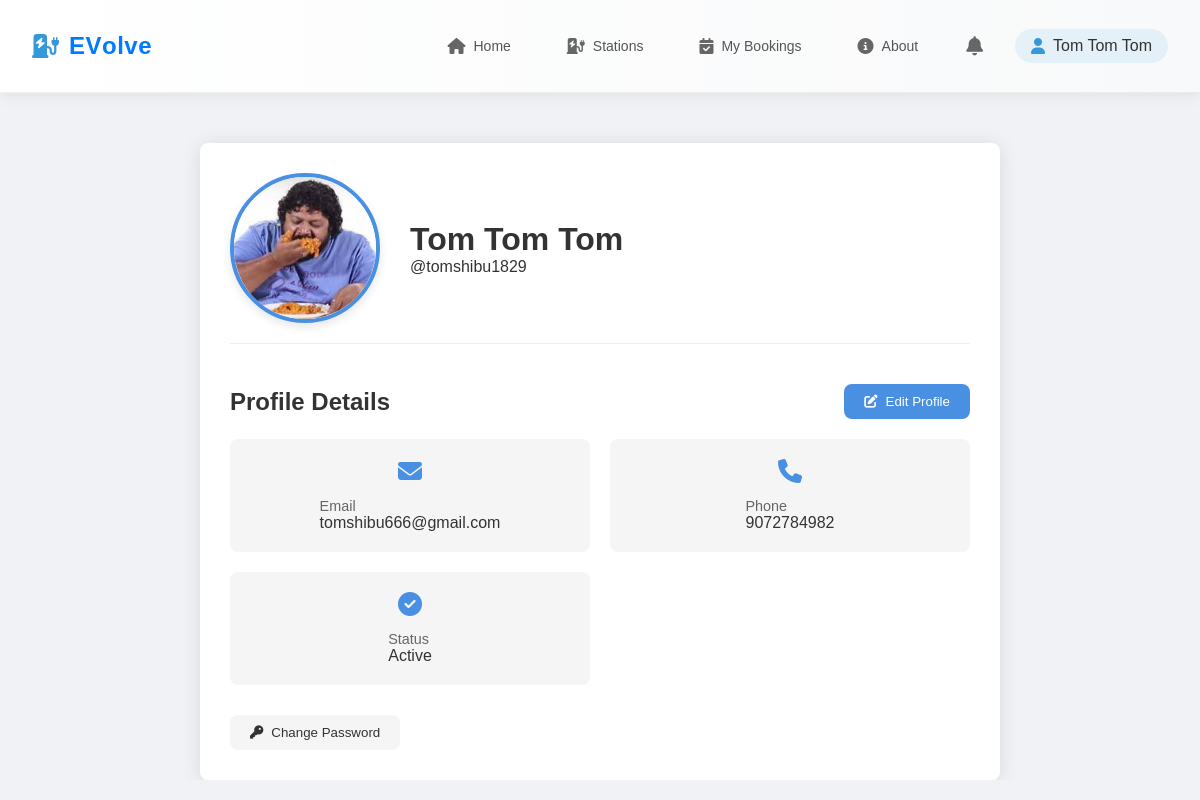
Screenshot of /profile.php (signed in) with the database file from the repository.
### tables this page shows
CREATE TABLE `tbl_users` (
  `user_id` int(11) NOT NULL,
  `email` varchar(255) NOT NULL,
  `passwordhash` varchar(255) NOT NULL,
  `name` varchar(100) NOT NULL,
  `username` varchar(100) NOT NULL,
  `phone_number` varchar(20) DEFAULT NULL,
  `profile_picture` varchar(255) DEFAULT NULL,
  `is_admin` tinyint(1) DEFAULT 0,
  `created_at` timestamp NOT NULL DEFAULT current_timestamp(),
  `status` enum('pending','active','inactive') DEFAULT 'pending',
  `updated_at` timestamp NOT NULL DEFAULT current_timestamp() ON UPDATE current_timestamp(),
  `verification_token` varchar(64) DEFAULT NULL,
  `token_expiry` datetime DEFAULT NULL,
  `otp` varchar(6) DEFAULT NULL,
  `otp_expiration` datetime DEFAULT NULL,
  `is_verified` tinyint(1) DEFAULT 0
);

### profile.php (the view, shortened to what this page needs)
<?php
$servername = "localhost";
$username = "root";
$password = "";
$dbname = "evolve1";
$conn = new mysqli($servername, $username, $password, $dbname);
$sql = "SELECT * FROM tbl_users WHERE user_id = ?";
$stmt = $conn->prepare($sql);
$stmt->bind_param("i", $_SESSION['user_id']);
$stmt->execute();
$result = $stmt->get_result();
$userData = $result->fetch_assoc();
?>
<!DOCTYPE html>
<html lang="en">
<head>
    <link rel="stylesheet" href="https://cdnjs.cloudflare.com/ajax/libs/font-awesome/6.4.0/css/all.min.css">
    <link rel="stylesheet" href="main.css">
    <link rel="stylesheet" href="header.css">
    <link rel="stylesheet" href="booking-styles.css">
</head>
<body>
<?php include 'header.php'; ?>
<div class="profile-container">
    <div class="profile-section">
        <div class="profile-header">
            <div class="profile-photo">
                <img src="<?php echo htmlspecialchars($userData['profile_picture'] ?? 'placeholder.jpg'); ?>"
                     alt="Profile Photo" id="profileImage">
            </div>
            <div class="profile-info">
                <h1 class="profile-name"><?php echo htmlspecialchars($userData['name']); ?></h1>
                <p class="profile-username">@<?php echo htmlspecialchars($userData['username']); ?></p>
            </div>
        </div>
    </div>
    <div class="profile-section">
        <div class="section-header">
            <h2 class="section-title">Profile Details</h2>
            <form method="POST" action="editprofile.php">
                <button type="submit" class="action-button primary-button">
                    <i class="fas fa-edit"></i> Edit Profile
                </button>
            </form>
        </div>
        <div class="details-grid">
            <div class="detail-item">
                <i class="fas fa-envelope"></i>
                <div class="detail-content">
                    <span class="detail-label">Email</span>
                    <span class="detail-value"><?php echo htmlspecialchars($userData['email']); ?></span>
                </div>
            </div>
            <div class="detail-item">
                <i class="fas fa-phone"></i>
                <div class="detail-content">
                    <span class="detail-label">Phone</span>
                    <span class="detail-value"><?php echo htmlspecialchars($userData['phone_number'] ?? 'Not provided'); ?></span>
                </div>
            </div>
            <div class="detail-item">
                <i class="fas fa-circle-check"></i>
                <div class="detail-content">
                    <span class="detail-label">Status</span>
                    <span class="detail-value"><?php echo htmlspecialchars(ucfirst($userData['status'])); ?></span>
                </div>
            </div>
        </div>
    </div>
    <div class="buttons-container">
        <button id="toggle-password" class="action-button secondary-button">
            <i class="fas fa-key"></i> Change Password
        </button>
    </div>
</div>
</body>
</html>

### main.css (style rules this page uses)
* { margin: 0; padding: 0; box-sizing: border-box; font-family: 'Arial', sans-serif; }
:root { --primary-color: #2563eb; --secondary-color: #1e40af; --background-color: #f3f4f6; --text-color: #1f2937; }
body { background-color: var(--background-color); }
:root { --primary-color: #007BFF; --primary-dark: #264653; --text-color: #333; --hover-color: #1a323d; --transition-speed: 0.3s; }
.detail-item { display: flex; flex-direction: column; gap: 0.25rem; }
.detail-label { font-size: 0.75rem; color: #6b7280; }
.detail-value { font-weight: 500; }
html, body { overflow-x: hidden; width: 100%; }

### profile.php (style rules this page uses)
:root { --primary-color: #4a90e2; --secondary-color: #f5f5f5; --text-color: #333; --error-color: #e74c3c; --success-color: #2ecc71; --border-radius: 8px; }
body { background-color: #f0f2f5; color: var(--text-color); font-family: 'Segoe UI', Tahoma, Geneva, Verdana, sans-serif; }
.profile-container { max-width: 800px; margin-top: 50px; padding: 30px; box-shadow: 0 2px 20px rgba(0, 0, 0, 0.1); border-radius: var(--border-radius); background-color: #fff; position: relative; left: 50%; transform: translateX(-50%); }
.profile-header { display: flex; align-items: center; gap: 30px; margin-bottom: 40px; padding-bottom: 20px; border-bottom: 1px solid #eee; }
.profile-photo { width: 150px; height: 150px; border-radius: 50%; overflow: hidden; border: 4px solid var(--primary-color); box-shadow: 0 4px 10px rgba(0, 0, 0, 0.1); cursor: pointer; transition: transform 0.3s ease; }
.profile-photo img { width: 100%; height: 100%; object-fit: cover; }
.profile-info h1 { margin: 0; color: var(--text-color); font-size: 2em; }
.profile-section { margin-bottom: 30px; }
.section-header { display: flex; justify-content: space-between; align-items: center; margin-bottom: 20px; }
.section-title { font-size: 1.5em; color: var(--text-color); margin: 0; }
.details-grid { display: grid; grid-template-columns: repeat(auto-fit, minmax(250px, 1fr)); gap: 20px; margin-top: 20px; }
.detail-item { display: flex; align-items: center; gap: 15px; padding: 20px; background-color: var(--secondary-color); border-radius: var(--border-radius); transition: transform 0.3s ease; }
.detail-item i { font-size: 24px; color: var(--primary-color); }
.detail-content { display: flex; flex-direction: column; }
.detail-label { font-size: 0.9em; color: #666; }
.detail-value { font-weight: 500; color: var(--text-color); }
.action-button { padding: 10px 20px; border: none; border-radius: var(--border-radius); cursor: pointer; display: flex; align-items: center; gap: 8px; font-weight: 500; transition: all 0.3s ease; }
.primary-button { background-color: var(--primary-color); color: white; }
.secondary-button { background-color: var(--secondary-color); color: var(--text-color); }
.buttons-container { margin-top: 20px; }

### rows the page displays
tbl_users: profile_picture (picture), name "Tom Tom Tom", username "tomshibu1829", email "tomshibu666@gmail.com", phone_number "9072784982", status "Active"

### other values shown
$_SESSION['name'] "Tom Tom Tom"
